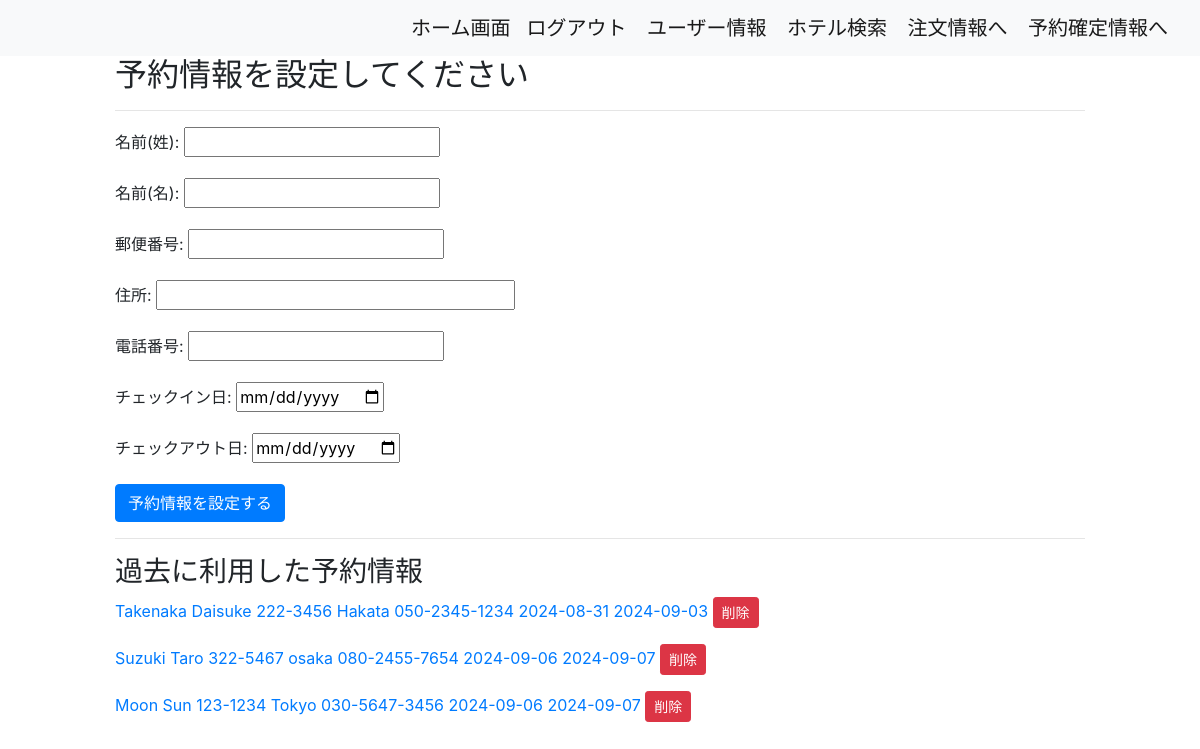
Before: /hotel/input_useraddresses/ (signed in) with the older database file.
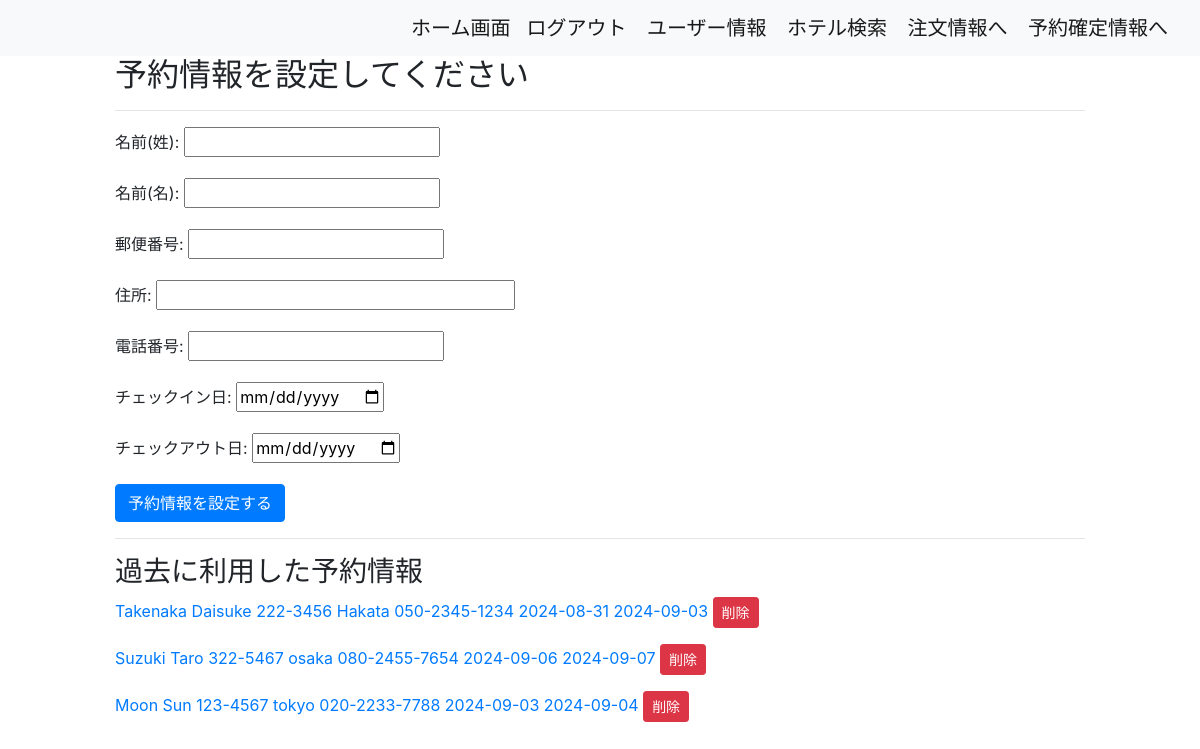
After: the same page with the newer database file.
### hotel/models.py (models this page shows, shortened)
class UserAddresses(models.Model):
    last_name = models.CharField(max_length=10)
    first_name = models.CharField(max_length=10)
    zip_code = models.CharField(max_length=8)
    address = models.CharField(max_length=30)
    phone_number = models.CharField(max_length=13)
    checkin = models.DateField(null=True, blank=True)
    checkout = models.DateField(null=True, blank=True)
    user = models.ForeignKey(
        Users,
        on_delete = models.CASCADE,
    )
    class Meta:
        db_table = 'useraddresses'
        unique_together = [
            ['last_name', 'first_name', 'zip_code', 'address', 'phone_number', 'user', 'checkin', 'checkout']
        ]
    def __str__(self):
        return f'{self.last_name} {self.first_name} {self.zip_code} {self.address} {self.phone_number} {self.checkin} {self.checkout}'

### hotel/views.py (the view, shortened to what this page needs)
# urls.py: path('input_useraddresses/', InputUserAddressesView.as_view(), name='input_useraddresses'),
class InputUserAddressesView(LoginRequiredMixin, CreateView):
    template_name = os.path.join('hotel', 'input_useraddresses.html')
    form_class = UserAddressesInputForm
    model = UserAddresses
    object= None
    def get_object(self, queryset=None):
        pk = self.kwargs.get('pk')
        if pk:
            return get_object_or_404(UserAddresses, pk=pk, user=self.request.user)
        return None
    def get_form_kwargs(self):
        kwargs = super().get_form_kwargs()
        kwargs['user'] = self.request.user
        return kwargs
    def get(self, request, *args, **kwargs):
        self.object = self.get_object()
        form = self.get_form()
        if self.object:
            form.initial = model_to_dict(self.object)
        else:
            checkin = request.GET.get('checkin')
            checkout = request.GET.get('checkout')
            if checkin and checkout:
                form = self.get_form()
                form.initial['checkin'] = checkin
                form.initial['checkout'] = checkout
        cart, created = Carts.objects.get_or_create(user=self.request.user)
        if not cart.cartitems_set.all():
            messages.error(request, '購物車に商品がありません')
            return redirect('hotel:cyumon_info')
        return self.render_to_response(self.get_context_data(form=form))
    def get_context_data(self, **kwargs):
        context = super().get_context_data(**kwargs)
        context['kupon_amount'] = self.request.GET.get('kupon_amount', 0)
        address = cache.get(f'address_user_{self.request.user.id}')
        pk = self.kwargs.get('pk')
        address = get_object_or_404(UserAddresses, user_id=self.request.user.id, pk=pk) if pk else address
        if address:
            context['form'].fields['last_name'].initial = address.last_name
            context['form'].fields['first_name'].initial = address.first_name
            context['form'].fields['zip_code'].initial = address.zip_code
            context['form'].fields['address'].initial = address.address
            context['form'].fields['phone_number'].initial = address.phone_number
            context['form'].fields['checkin'].initial = address.checkin
            context['form'].fields['checkout'].initial = address.checkout
        else:
            address = cache.get(f'address_user_{self.request.user.id}')
            if address:
                context['form'].initial = model_to_dict(address)
        context['useraddresses'] = UserAddresses.objects.filter(user=self.request.user).all()
        return context

### templates/hotel/input_useraddresses.html (shortened to what this page needs)
{% extends 'base.html' %}
{% block content %}
<div class="col-10 offset-1">
    <h2>{% if object %}編集{% else %}予約情報を設定してください{% endif %}</h2>
    <hr>
    <form method="POST" action="{% if object %}{% url 'hotel:input_useraddresses_update' pk=object.id %}{% else %}{% url 'hotel:input_useraddresses' %}{% endif %}">
        {{ form.as_p }}
        <button type="submit" class="btn btn-primary">
            {% if object %}更新する{% else %}予約情報を設定する{% endif %}
        </button>
    </form>
    <hr>
    <h3>過去に利用した予約情報</h3>
    {% for useraddress in useraddresses %}
        <p>
            <a href="{% url 'hotel:input_useraddresses_update' pk=useraddress.id %}">{{ useraddress }}</a>
            <a href="{% url 'hotel:delete_useraddress' pk=useraddress.id %}" class="btn btn-danger btn-sm">削除</a>
        </p>
    {% endfor %}
</div>
{% endblock%}

Changed rows visible on the page:
removed UserAddresses: last_name+first_name+zip_code "Moon Sun 123-1234 Tokyo 030-5647-3456 2024-09-06 2024-09-07"
added UserAddresses: last_name+first_name+zip_code "Moon Sun 123-4567 tokyo 020-2233-7788 2024-09-03 2024-09-04"
